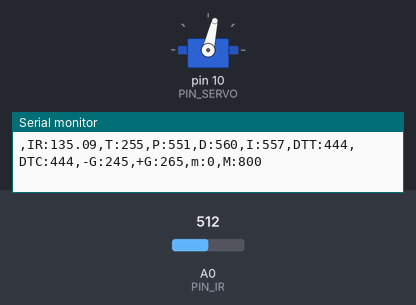
Simulated run of this sketch. Board: Arduino Uno, built with avr-gcc and run on an emulated ATmega328P. Parts: servo, the last lines printed to the serial monitor. The inputs (shaded band) are chosen by the test bench; at power-on: A0 (PIN_IR) = 512.

Above: at 1.2 s.
1.3 s: A0 (PIN_IR) set to 122
At 2.1 s:
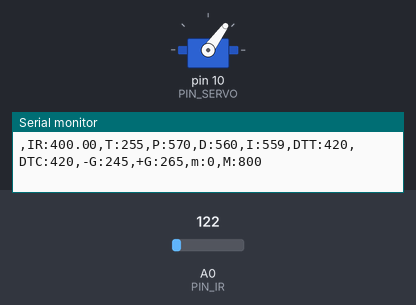
4.3 s: A0 (PIN_IR) set to 716
7.3 s: A0 (PIN_IR) set to 306
Timing chart, 0 to 16.3 s (numbered marks = the images above; inputs shaded):
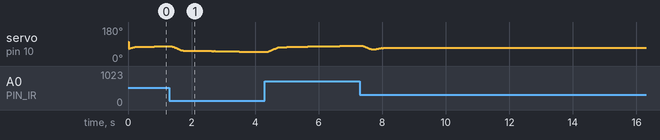

The sketch:

pidcon.ino
```cpp
#include <Servo.h>
#include <stdint.h>
#include "queue.h" // list (3) from sys/queue.h
#include "cal.h"

#define PIN_SERVO 10
#define PIN_IR A0
#define MEDIAN_NUM_SAMPLES 7

#define SENSOR_INTERVAL 10
#define SERVO_INTERVAL 5
#define SERIAL_INTERVAL 100

#define ALPHA 0.19
#define SERVO_ACCEL 1

float ir_distance();

inline float ema_filter(float val);
inline float median_filter(float val);

int getStopDistance(int spd);

LIST_HEAD(sample_head, sample_entry) sample_head;

struct sample_entry {
	float val;
	int age;
	LIST_ENTRY(sample_entry) sample_entries;
};

struct sample_entry samples[MEDIAN_NUM_SAMPLES];

Servo ser;

const float kp = 0.73;
const float kd = 71.0;
const float ki = 0.002;

unsigned long serial_last, servo_last, sensors_last;
float dist_ir, dist_ema, dist_median;
float volt, volt_median, volt_ema;

int duty_curr = 1210;
float err_curr, err_prev;
float pterm, dterm, iterm;
int duty_target;
int servo_speed;

void setup()
{
	ser.attach(PIN_SERVO);
	ser.writeMicroseconds(1610);
	Serial.begin(57600);
	serial_last = servo_last = sensors_last = 0;
	servo_speed = 0;

	sample_head = SLIST_HEAD_INITIALIZER(sample_head);
	LIST_INIT(&sample_head);
	for (int i = MEDIAN_NUM_SAMPLES - 1; i >= 0; i--) {
		samples[i].val = 255;
		samples[i].age = i;
		LIST_INSERT_HEAD(&sample_head, &samples[i], sample_entries);
	}
	for (int i = 0; i < MEDIAN_NUM_SAMPLES; i++) {
		volt = (float)analogRead(PIN_IR);
		volt_median = median_filter(volt);
		volt_ema = ema_filter(volt);
	}
}


void loop()
{
	if (millis() - sensors_last > SENSOR_INTERVAL) {
		sensors_last += SENSOR_INTERVAL;

		volt = (float)analogRead(PIN_IR);
		volt_median = median_filter(volt);
		volt_ema = ema_filter(volt_median);
		dist_ema = getIRDistance(volt_ema);

		err_curr = dist_ema - 255.0;
		pterm = kp * err_curr;
		dterm = kd * (err_curr - err_prev) * 1.0;
		if (dterm > 400)
			dterm = 400;
		if (dterm < -400)
			dterm = -400;
		iterm += ki * err_curr;
		err_prev = err_curr;
		duty_target = getServoDuty(pterm + dterm + iterm);
	}


	if (millis() - servo_last > SERVO_INTERVAL) {
		servo_last += SERVO_INTERVAL;
		if (duty_target > duty_curr &&
				duty_target - duty_curr <= getStopDistance(servo_speed) + servo_speed) {
			servo_speed -= SERVO_ACCEL;
		} else if (duty_target < duty_curr &&
				duty_target - duty_curr >= getStopDistance(servo_speed) + servo_speed) {
			servo_speed += SERVO_ACCEL;
		} else if (duty_target > duty_curr) {
			servo_speed += SERVO_ACCEL;
		} else {
			servo_speed -= SERVO_ACCEL;
		}
		servo_speed = constrain(servo_speed, -10, 10);

		duty_curr += servo_speed;
		ser.writeMicroseconds(duty_curr);
	}

	if (millis() - serial_last > SENSOR_INTERVAL) {
		serial_last += SENSOR_INTERVAL;
		Serial.print(",IR:");
		Serial.print(dist_ema);
		Serial.print(",T:");
		Serial.print(255);
		Serial.print(",P:");
		Serial.print(map(pterm,-500,500,510,610));
		Serial.print(",D:");
		Serial.print(map(dterm,-500,500,510,610));
		Serial.print(",I:");
		Serial.print(map(iterm,-500,500,510,610));
		Serial.print(",DTT:");
		Serial.print(map(duty_target,1000,2000,410,510));
		Serial.print(",DTC:");
		Serial.print(map(duty_curr,1000,2000,410,510));
		Serial.println(",-G:245,+G:265,m:0,M:800");
	}
}


inline float ir_distance()
{
	float val;
	float volt = float(analogRead(PIN_IR));
	return getIRDistance(volt);
	val = 63158.4/(volt-58.2)-8;
	return val;
}

inline float ema_filter(float val) {
	static bool initialized = false;
	static float val_ema = 0;
	if (! initialized) {
		initialized = true;
		val_ema = val;
		return val;
	}
	val_ema = ALPHA * val + (1.0 - ALPHA) * val_ema;
	return val_ema;
}


inline float median_filter(float val)
{
	struct sample_entry *ptr, *freeptr;

	LIST_FOREACH(ptr, &sample_head, sample_entries) { // update age and delete oldest.
		ptr->age++;
		if (ptr->age >= MEDIAN_NUM_SAMPLES) {
			freeptr = ptr;
			LIST_REMOVE(ptr, sample_entries);
		}
	}

	if (val <= LIST_FIRST(&sample_head)->val) { // insert new value in the middle.
		freeptr->val = val;
		freeptr->age = 0;
		LIST_INSERT_HEAD(&sample_head, freeptr, sample_entries);
	} else
		LIST_FOREACH(ptr, &sample_head, sample_entries) {
			if ((LIST_NEXT(ptr, sample_entries) == NULL)
					|| (ptr->val < val && val <= LIST_NEXT(ptr, sample_entries)->val)) {
				freeptr->val = val;
				freeptr->age = 0;
				freeptr->age = 0;
				LIST_INSERT_AFTER(ptr, freeptr, sample_entries);
				break;
			}
		}

	int idx = 0;
	LIST_FOREACH(ptr, &sample_head, sample_entries)
		if (idx++ >= (MEDIAN_NUM_SAMPLES / 2))
			return ptr->val;

	return  -1; // program shouldn't reach here.
}

int getStopDistance(int speed)
{
	int n, r, ret, spd;
	spd = abs(speed);
	n = spd / SERVO_ACCEL;
	r = spd % SERVO_ACCEL;
	ret = n * (n + 1) * SERVO_ACCEL / 2 + r * (n + 1);
	ret *= speed > 0 ? 1 : -1;
	return ret;
}
```

cal.cpp
```cpp
#include <Arduino.h> // map() 이나 constrain() 등을 사용하기 위해 필요

static int servoCalData[] = { // 높이가 -44mm, 44mm 사이일 때의 duty 값
	2210, 2150, 2090, 2030, 1970, 1910, 1860, 1810, 1760, 1710,
	1660, 1610, 1570, 1525, 1480, 1435, 1390, 1345, 1300, 1250,
	1200, 1145, 1075,
};

struct irpair {
	float volt;
	float offset;
};

static struct irpair irCalData[] = { // 반비례 함수와 측정치 간의 오차
	{640, 0.0}, {472, 4.63945765}, {351, -9.53885028},
	{305, 0.0}, {269, 6.40550557}, {240, 9.18857020},
	{213, 0.0},
};


int getServoDuty(float height) // 0.1mm to us
{
	int section;
	double x1, y1, y2;
	height = constrain(height, -440, 440);
	section = map(height, -440, 440, 0, 23);
	section == 23 && section--;
	x1 = (section - 11) * 40;
	y1 = servoCalData[section];
	y2 = servoCalData[section + 1];

	return (int)( (y2 - y1) / 40.0 * (height - x1) + y1 ) - 405; // 기어가 부러져서 못내려감 :(
}

float getIRDistance(float volt) // voltage to mm
{
	int section;
	float x1, x2, y1, y2, dist;
	volt = constrain(volt, 213, 640);
	for (section = 5; section > 0; section--)
		if (volt <= irCalData[section].volt)
			break;
	x1 = irCalData[section].volt;
	x2 = irCalData[section + 1].volt;
	y1 = irCalData[section].offset;
	y2 = irCalData[section + 1].offset;
	dist = 66860.43794036 / (volt - 51.33744855) - 13.58024691;
	dist += (y2 - y1) / (x2 - x1) * (volt - x1) + y1; // add offset
	return dist;
}

/* ir calibration data
640: 100
472: 150
351: 200
305: 250
269: 300
240: 350
213: 400

NEU: 168
44	:	1075
40	:	1145
36	:	1200
32	:	1250
28	:	1300
24	:	1345
20	:	1390
16	:	1435
12	:	1480
8	:	1525
4	:	1570
0	:	1610
-4	:	1660
-8	:	1710
-12	:	1760
-16	:	1810
-20	:	1860
-24	:	1910
-28	:	1970
-32	:	2030
-36	:	2090
-40	:	2150
-44	:	2210
*/
```

cal.h
```cpp
extern int getServoDuty(float height);
extern float getIRDistance(float volt);
```

Source omitted: queue.h (19539 bytes)
